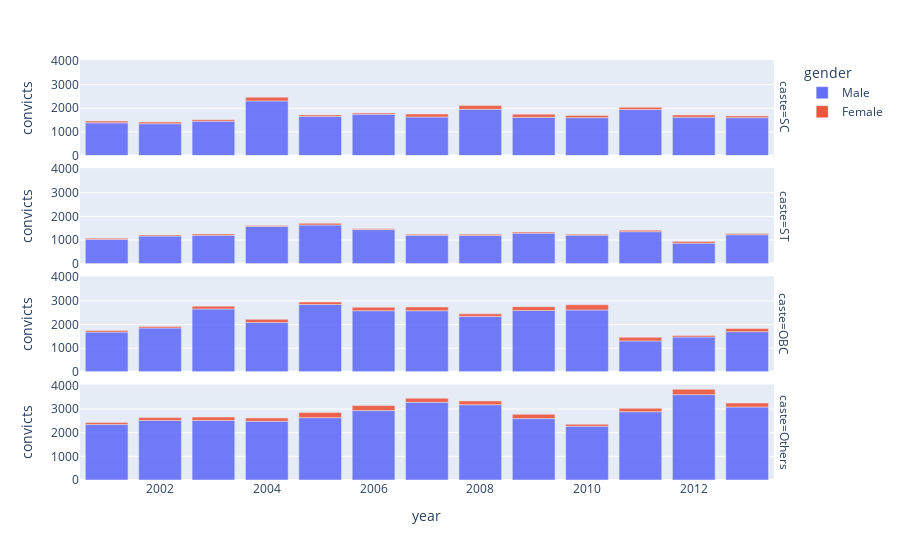

Here is the notebook cell this chart was saved with:
### Code cell
barchart = px.bar(
data_frame=df,
x="year",
y="convicts",
color="gender", # differentiate color of marks
opacity=0.9, # set opacity of markers (from 0 to 1)
orientation="v", # 'v','h': orientation of the marks
barmode='relative', # in 'overlay' mode, bars are top of one another.
# in 'group' mode, bars are placed beside each other.
# in 'relative' mode, bars are stacked above (+) or below (-) zero.
facet_row='caste') # assign marks to subplots in the vertical direction

pio.show(barchart)

### Figure 1 — Plotly figure (JSON) as saved in the notebook; plotly's stock layout.template omitted (floating-point values rounded to 4 significant figures)
{"data": [{"alignmentgroup": "True", "hovertemplate": "gender=Male<br>caste=SC<br>year=%{x}<br>convicts=%{y}<extra></extra>", "legendgroup": "Male", "marker": {"color": "#636efa", "opacity": 0.9, "pattern": {"shape": ""}}, "name": "Male", "offsetgroup": "Male", "orientation": "v", "showlegend": true, "textposition": "auto", "type": "bar", "x": [2001, 2002, 2003, 2004, 2005, 2006, 2007, 2008, 2009, 2010, 2011, 2012, 2013], "xaxis": "x4", "y": [1383, 1346, 1451, 2309, 1651, 1742, 1627, 1955, 1616, 1600, 1945, 1622, 1600], "yaxis": "y4"}, {"alignmentgroup": "True", "hovertemplate": "gender=Male<br>caste=ST<br>year=%{x}<br>convicts=%{y}<extra></extra>", "legendgroup": "Male", "marker": {"color": "#636efa", "opacity": 0.9, "pattern": {"shape": ""}}, "name": "Male", "offsetgroup": "Male", "orientation": "v", "showlegend": false, "textposition": "auto", "type": "bar", "x": [2001, 2002, 2003, 2004, 2005, 2006, 2007, 2008, 2009, 2010, 2011, 2012, 2013], "xaxis": "x3", "y": [1027, 1169, 1199, 1571, 1636, 1440, 1200, 1191, 1287, 1205, 1353, 866, 1224], "yaxis": "y3"}, {"alignmentgroup": "True", "hovertemplate": "gender=Male<br>caste=OBC<br>year=%{x}<br>convicts=%{y}<extra></extra>", "legendgroup": "Male", "marker": {"color": "#636efa", "opacity": 0.9, "pattern": {"shape": ""}}, "name": "Male", "offsetgroup": "Male", "orientation": "v", "showlegend": false, "textposition": "auto", "type": "bar", "x": [2001, 2002, 2003, 2004, 2005, 2006, 2007, 2008, 2009, 2010, 2011, 2012, 2013], "xaxis": "x2", "y": [1680, 1855, 2657, 2085, 2845, 2584, 2583, 2337, 2595, 2614, 1307, 1474, 1697], "yaxis": "y2"}, {"alignmentgroup": "True", "hovertemplate": "gender=Male<br>caste=Others<br>year=%{x}<br>convicts=%{y}<extra></extra>", "legendgroup": "Male", "marker": {"color": "#636efa", "opacity": 0.9, "pattern": {"shape": ""}}, "name": "Male", "offsetgroup": "Male", "orientation": "v", "showlegend": false, "textposition": "auto", "type": "bar", "x": [2001, 2002, 2003, 2004, 2005, 2006, 2007, 2008, 2009, 2010, 2011, 2012, 2013], "xaxis": "x", "y": [2343, 2517, 2518, 2482, 2634, 2934, 3282, 3182, 2595, 2271, 2886, 3607, 3083], "yaxis": "y"}, {"alignmentgroup": "True", "hovertemplate": "gender=Female<br>caste=SC<br>year=%{x}<br>convicts=%{y}<extra></extra>", "legendgroup": "Female", "marker": {"color": "#EF553B", "opacity": 0.9, "pattern": {"shape": ""}}, "name": "Female", "offsetgroup": "Female", "orientation": "v", "showlegend": true, "textposition": "auto", "type": "bar", "x": [2001, 2002, 2003, 2004, 2005, 2006, 2007, 2008, 2009, 2010, 2011, 2012, 2013], "xaxis": "x4", "y": [74, 74, 67, 160, 67, 56, 129, 165, 135, 96, 96, 94, 76], "yaxis": "y4"}, {"alignmentgroup": "True", "hovertemplate": "gender=Female<br>caste=ST<br>year=%{x}<br>convicts=%{y}<extra></extra>", "legendgroup": "Female", "marker": {"color": "#EF553B", "opacity": 0.9, "pattern": {"shape": ""}}, "name": "Female", "offsetgroup": "Female", "orientation": "v", "showlegend": false, "textposition": "auto", "type": "bar", "x": [2001, 2002, 2003, 2004, 2005, 2006, 2007, 2008, 2009, 2010, 2011, 2012, 2013], "xaxis": "x3", "y": [52, 49, 61, 46, 72, 33, 46, 58, 50, 44, 63, 68, 54], "yaxis": "y3"}, {"alignmentgroup": "True", "hovertemplate": "gender=Female<br>caste=OBC<br>year=%{x}<br>convicts=%{y}<extra></extra>", "legendgroup": "Female", "marker": {"color": "#EF553B", "opacity": 0.9, "pattern": {"shape": ""}}, "name": "Female", "offsetgroup": "Female", "orientation": "v", "showlegend": false, "textposition": "auto", "type": "bar", "x": [2001, 2002, 2003, 2004, 2005, 2006, 2007, 2008, 2009, 2010, 2011, 2012, 2013], "xaxis": "x2", "y": [69, 66, 120, 138, 109, 147, 161, 114, 162, 221, 156, 65, 135], "yaxis": "y2"}, {"alignmentgroup": "True", "hovertemplate": "gender=Female<br>caste=Others<br>year=%{x}<br>convicts=%{y}<extra></extra>", "legendgroup": "Female", "marker": {"color": "#EF553B", "opacity": 0.9, "pattern": {"shape": ""}}, "name": "Female", "offsetgroup": "Female", "orientation": "v", "showlegend": false, "textposition": "auto", "type": "bar", "x": [2001, 2002, 2003, 2004, 2005, 2006, 2007, 2008, 2009, 2010, 2011, 2012, 2013], "xaxis": "x", "y": [84, 122, 142, 140, 215, 213, 175, 162, 182, 88, 146, 230, 172], "yaxis": "y"}], "layout": {"annotations": [{"font": {}, "showarrow": false, "text": "caste=Others", "textangle": 90, "x": 0.98, "xanchor": "left", "xref": "paper", "y": 0.1138, "yanchor": "middle", "yref": "paper"}, {"font": {}, "showarrow": false, "text": "caste=OBC", "textangle": 90, "x": 0.98, "xanchor": "left", "xref": "paper", "y": 0.3712, "yanchor": "middle", "yref": "paper"}, {"font": {}, "showarrow": false, "text": "caste=ST", "textangle": 90, "x": 0.98, "xanchor": "left", "xref": "paper", "y": 0.6288, "yanchor": "middle", "yref": "paper"}, {"font": {}, "showarrow": false, "text": "caste=SC", "textangle": 90, "x": 0.98, "xanchor": "left", "xref": "paper", "y": 0.8862, "yanchor": "middle", "yref": "paper"}], "autosize": true, "barmode": "relative", "legend": {"title": {"text": "gender"}, "tracegroupgap": 0}, "margin": {"t": 60}, "xaxis": {"anchor": "y", "autorange": true, "domain": [0, 0.98], "range": [2000.0, 2014.0], "title": {"text": "year"}, "type": "linear"}, "xaxis2": {"anchor": "y2", "autorange": true, "domain": [0, 0.98], "matches": "x", "range": [2000.0, 2014.0], "showticklabels": false, "type": "linear"}, "xaxis3": {"anchor": "y3", "autorange": true, "domain": [0, 0.98], "matches": "x", "range": [2000.0, 2014.0], "showticklabels": false, "type": "linear"}, "xaxis4": {"anchor": "y4", "autorange": true, "domain": [0, 0.98], "matches": "x", "range": [2000.0, 2014.0], "showticklabels": false, "type": "linear"}, "yaxis": {"anchor": "x", "autorange": true, "domain": [0, 0.2275], "range": [0, 4039.0], "title": {"text": "convicts"}, "type": "linear"}, "yaxis2": {"anchor": "x2", "autorange": true, "domain": [0.2575, 0.485], "matches": "y", "range": [0, 4039.0], "title": {"text": "convicts"}, "type": "linear"}, "yaxis3": {"anchor": "x3", "autorange": true, "domain": [0.515, 0.7425], "matches": "y", "range": [0, 4039.0], "title": {"text": "convicts"}, "type": "linear"}, "yaxis4": {"anchor": "x4", "autorange": true, "domain": [0.7725, 1], "matches": "y", "range": [0, 4039.0], "title": {"text": "convicts"}, "type": "linear"}}}
